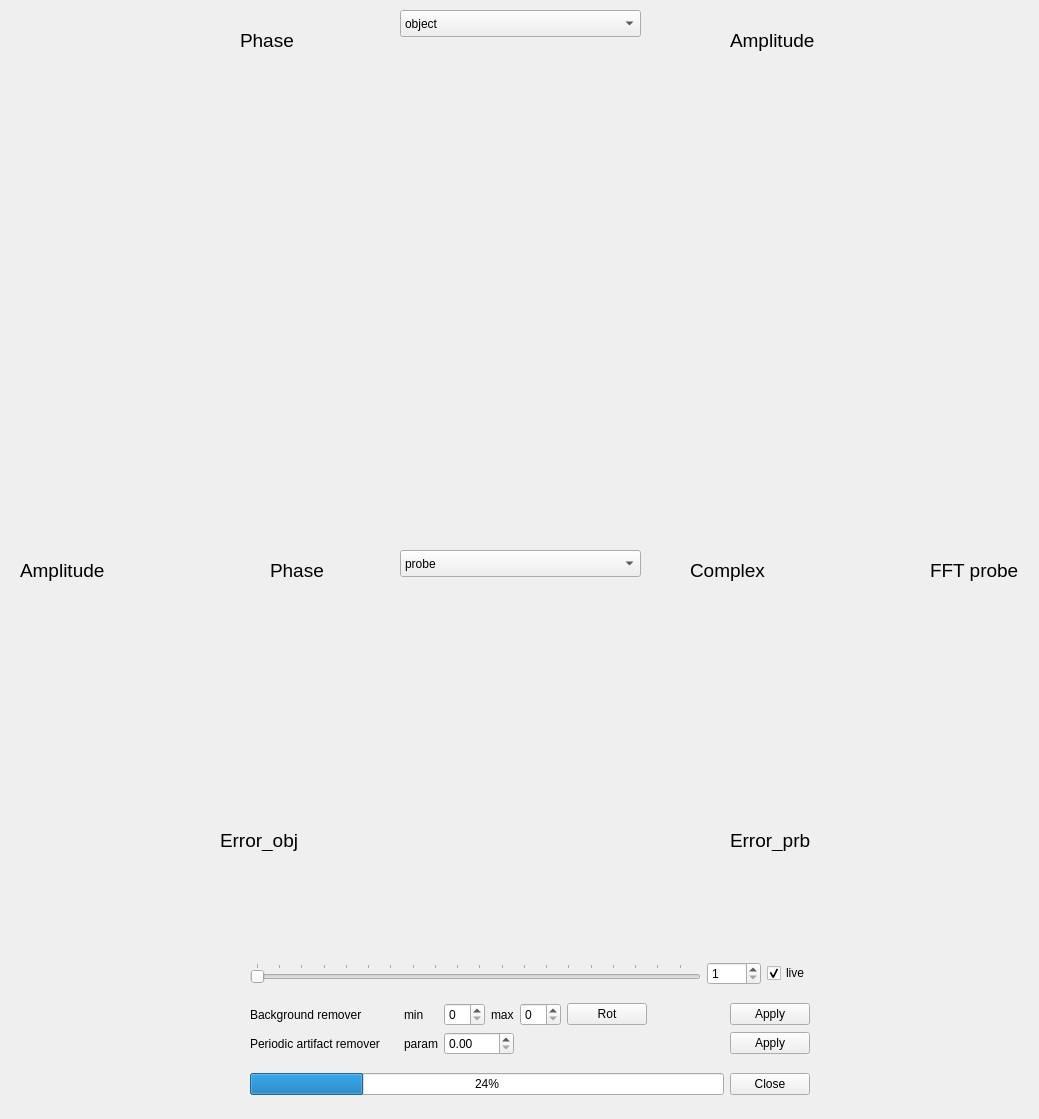
<?xml version="1.0" encoding="UTF-8"?>
<ui version="4.0">
 <class>MainWindow</class>
 <widget class="QMainWindow" name="MainWindow">
  <property name="geometry">
   <rect>
    <x>0</x>
    <y>0</y>
    <width>1039</width>
    <height>1119</height>
   </rect>
  </property>
  <property name="windowTitle">
   <string>NSLS-II Pytchography Reconstruction Monitor</string>
  </property>
  <widget class="QWidget" name="centralwidget">
   <property name="minimumSize">
    <size>
     <width>600</width>
     <height>800</height>
    </size>
   </property>
   <widget class="MplCanvas" name="canvas_object_amp" native="true">
    <property name="geometry">
     <rect>
      <x>530</x>
      <y>50</y>
      <width>491</width>
      <height>491</height>
     </rect>
    </property>
   </widget>
   <widget class="MplCanvas" name="canvas_probe_amp" native="true">
    <property name="geometry">
     <rect>
      <x>20</x>
      <y>580</y>
      <width>241</width>
      <height>241</height>
     </rect>
    </property>
   </widget>
   <widget class="QComboBox" name="cb_image_object">
    <property name="geometry">
     <rect>
      <x>400</x>
      <y>10</y>
      <width>241</width>
      <height>27</height>
     </rect>
    </property>
    <property name="editable">
     <bool>false</bool>
    </property>
    <property name="currentText">
     <string>object</string>
    </property>
    <property name="currentIndex">
     <number>0</number>
    </property>
    <item>
     <property name="text">
      <string>object</string>
     </property>
    </item>
   </widget>
   <widget class="QComboBox" name="cb_image_probe">
    <property name="geometry">
     <rect>
      <x>400</x>
      <y>550</y>
      <width>241</width>
      <height>27</height>
     </rect>
    </property>
    <item>
     <property name="text">
      <string>probe</string>
     </property>
    </item>
   </widget>
   <widget class="MplCanvas" name="canvas_object_chi" native="true">
    <property name="geometry">
     <rect>
      <x>20</x>
      <y>840</y>
      <width>491</width>
      <height>100</height>
     </rect>
    </property>
   </widget>
   <widget class="MplCanvas" name="canvas_probe_chi" native="true">
    <property name="geometry">
     <rect>
      <x>530</x>
      <y>840</y>
      <width>491</width>
      <height>100</height>
     </rect>
    </property>
   </widget>
   <widget class="MplCanvas" name="canvas_object_pha" native="true">
    <property name="geometry">
     <rect>
      <x>20</x>
      <y>49</y>
      <width>491</width>
      <height>491</height>
     </rect>
    </property>
   </widget>
   <widget class="MplCanvas" name="canvas_probe_pha" native="true">
    <property name="geometry">
     <rect>
      <x>270</x>
      <y>580</y>
      <width>241</width>
      <height>241</height>
     </rect>
    </property>
   </widget>
   <widget class="QWidget" name="layoutWidget">
    <property name="geometry">
     <rect>
      <x>250</x>
      <y>950</y>
      <width>560</width>
      <height>159</height>
     </rect>
    </property>
    <layout class="QVBoxLayout" name="verticalLayout">
     <item>
      <layout class="QHBoxLayout" name="horizontalLayout">
       <item>
        <widget class="QSlider" name="slider_iters">
         <property name="minimum">
          <number>1</number>
         </property>
         <property name="orientation">
          <enum>Qt::Horizontal</enum>
         </property>
         <property name="tickPosition">
          <enum>QSlider::TicksAbove</enum>
         </property>
         <property name="tickInterval">
          <number>5</number>
         </property>
        </widget>
       </item>
       <item>
        <widget class="QSpinBox" name="sb_iter">
         <property name="minimum">
          <number>1</number>
         </property>
         <property name="maximum">
          <number>9999</number>
         </property>
        </widget>
       </item>
       <item>
        <widget class="QCheckBox" name="ck_live">
         <property name="text">
          <string>live</string>
         </property>
         <property name="checked">
          <bool>true</bool>
         </property>
        </widget>
       </item>
      </layout>
     </item>
     <item>
      <layout class="QGridLayout" name="gridLayout">
       <item row="0" column="0">
        <widget class="QLabel" name="label">
         <property name="text">
          <string>Background remover</string>
         </property>
        </widget>
       </item>
       <item row="0" column="1">
        <spacer name="horizontalSpacer">
         <property name="orientation">
          <enum>Qt::Horizontal</enum>
         </property>
         <property name="sizeType">
          <enum>QSizePolicy::Fixed</enum>
         </property>
         <property name="sizeHint" stdset="0">
          <size>
           <width>18</width>
           <height>20</height>
          </size>
         </property>
        </spacer>
       </item>
       <item row="0" column="2">
        <widget class="QLabel" name="label_2">
         <property name="text">
          <string>min</string>
         </property>
        </widget>
       </item>
       <item row="0" column="3">
        <widget class="QSpinBox" name="spinBox"/>
       </item>
       <item row="0" column="4">
        <widget class="QLabel" name="label_3">
         <property name="text">
          <string>max</string>
         </property>
        </widget>
       </item>
       <item row="0" column="5">
        <widget class="QSpinBox" name="spinBox_2"/>
       </item>
       <item row="0" column="6">
        <widget class="QPushButton" name="pushButton">
         <property name="text">
          <string>Rot</string>
         </property>
        </widget>
       </item>
       <item row="0" column="7">
        <spacer name="horizontalSpacer_2">
         <property name="orientation">
          <enum>Qt::Horizontal</enum>
         </property>
         <property name="sizeHint" stdset="0">
          <size>
           <width>18</width>
           <height>20</height>
          </size>
         </property>
        </spacer>
       </item>
       <item row="0" column="8">
        <widget class="QPushButton" name="pushButton_2">
         <property name="text">
          <string>Apply</string>
         </property>
        </widget>
       </item>
       <item row="1" column="0">
        <widget class="QLabel" name="label_4">
         <property name="text">
          <string>Periodic artifact remover</string>
         </property>
        </widget>
       </item>
       <item row="1" column="2">
        <widget class="QLabel" name="label_5">
         <property name="text">
          <string>param</string>
         </property>
        </widget>
       </item>
       <item row="1" column="3" colspan="2">
        <widget class="QDoubleSpinBox" name="doubleSpinBox"/>
       </item>
       <item row="1" column="8">
        <widget class="QPushButton" name="pushButton_3">
         <property name="text">
          <string>Apply</string>
         </property>
        </widget>
       </item>
      </layout>
     </item>
     <item>
      <layout class="QHBoxLayout" name="horizontalLayout_2">
       <item>
        <widget class="QProgressBar" name="progressBar">
         <property name="value">
          <number>24</number>
         </property>
        </widget>
       </item>
       <item>
        <widget class="QPushButton" name="btn_close">
         <property name="text">
          <string>Close</string>
         </property>
        </widget>
       </item>
      </layout>
     </item>
    </layout>
   </widget>
   <widget class="QLabel" name="label_8">
    <property name="geometry">
     <rect>
      <x>240</x>
      <y>30</y>
      <width>81</width>
      <height>21</height>
     </rect>
    </property>
    <property name="font">
     <font>
      <pointsize>14</pointsize>
      <weight>50</weight>
      <bold>false</bold>
     </font>
    </property>
    <property name="text">
     <string>Phase</string>
    </property>
   </widget>
   <widget class="QLabel" name="label_10">
    <property name="geometry">
     <rect>
      <x>220</x>
      <y>830</y>
      <width>91</width>
      <height>21</height>
     </rect>
    </property>
    <property name="font">
     <font>
      <pointsize>14</pointsize>
      <weight>50</weight>
      <bold>false</bold>
     </font>
    </property>
    <property name="text">
     <string>Error_obj</string>
    </property>
   </widget>
   <widget class="MplCanvas" name="canvas_probe_fft" native="true">
    <property name="geometry">
     <rect>
      <x>780</x>
      <y>580</y>
      <width>241</width>
      <height>241</height>
     </rect>
    </property>
   </widget>
   <widget class="MplCanvas" name="canvas_probe_comp" native="true">
    <property name="geometry">
     <rect>
      <x>530</x>
      <y>580</y>
      <width>241</width>
      <height>241</height>
     </rect>
    </property>
   </widget>
   <widget class="QLabel" name="label_9">
    <property name="geometry">
     <rect>
      <x>20</x>
      <y>560</y>
      <width>121</width>
      <height>21</height>
     </rect>
    </property>
    <property name="font">
     <font>
      <pointsize>14</pointsize>
      <weight>50</weight>
      <bold>false</bold>
     </font>
    </property>
    <property name="text">
     <string>Amplitude</string>
    </property>
   </widget>
   <widget class="QLabel" name="label_11">
    <property name="geometry">
     <rect>
      <x>730</x>
      <y>30</y>
      <width>111</width>
      <height>21</height>
     </rect>
    </property>
    <property name="font">
     <font>
      <pointsize>14</pointsize>
      <weight>50</weight>
      <bold>false</bold>
     </font>
    </property>
    <property name="text">
     <string>Amplitude</string>
    </property>
   </widget>
   <widget class="QLabel" name="label_12">
    <property name="geometry">
     <rect>
      <x>270</x>
      <y>560</y>
      <width>121</width>
      <height>21</height>
     </rect>
    </property>
    <property name="font">
     <font>
      <pointsize>14</pointsize>
      <weight>50</weight>
      <bold>false</bold>
     </font>
    </property>
    <property name="text">
     <string>Phase</string>
    </property>
   </widget>
   <widget class="QLabel" name="label_13">
    <property name="geometry">
     <rect>
      <x>690</x>
      <y>560</y>
      <width>121</width>
      <height>21</height>
     </rect>
    </property>
    <property name="font">
     <font>
      <pointsize>14</pointsize>
      <weight>50</weight>
      <bold>false</bold>
     </font>
    </property>
    <property name="text">
     <string>Complex</string>
    </property>
   </widget>
   <widget class="QLabel" name="label_14">
    <property name="geometry">
     <rect>
      <x>930</x>
      <y>560</y>
      <width>121</width>
      <height>21</height>
     </rect>
    </property>
    <property name="font">
     <font>
      <pointsize>14</pointsize>
      <weight>50</weight>
      <bold>false</bold>
     </font>
    </property>
    <property name="text">
     <string>FFT probe</string>
    </property>
   </widget>
   <widget class="QLabel" name="label_15">
    <property name="geometry">
     <rect>
      <x>730</x>
      <y>830</y>
      <width>91</width>
      <height>21</height>
     </rect>
    </property>
    <property name="font">
     <font>
      <pointsize>14</pointsize>
      <weight>50</weight>
      <bold>false</bold>
     </font>
    </property>
    <property name="text">
     <string>Error_prb</string>
    </property>
   </widget>
   <zorder>canvas_object_pha</zorder>
   <zorder>layoutWidget</zorder>
   <zorder>canvas_object_amp</zorder>
   <zorder>canvas_probe_amp</zorder>
   <zorder>cb_image_object</zorder>
   <zorder>cb_image_probe</zorder>
   <zorder>canvas_object_chi</zorder>
   <zorder>canvas_probe_chi</zorder>
   <zorder>canvas_probe_pha</zorder>
   <zorder>label_8</zorder>
   <zorder>label_10</zorder>
   <zorder>canvas_probe_fft</zorder>
   <zorder>canvas_probe_comp</zorder>
   <zorder>label_9</zorder>
   <zorder>label_11</zorder>
   <zorder>label_12</zorder>
   <zorder>label_13</zorder>
   <zorder>label_14</zorder>
   <zorder>label_15</zorder>
  </widget>
 </widget>
 <customwidgets>
  <customwidget>
   <class>MplCanvas</class>
   <extends>QWidget</extends>
   <header>..core.widgets.mplcanvas</header>
   <container>1</container>
  </customwidget>
 </customwidgets>
 <resources/>
 <connections/>
</ui>
